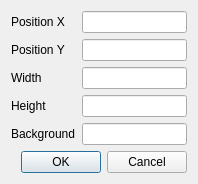
<?xml version="1.0" encoding="UTF-8"?>
<ui version="4.0">
 <class>MetaroomOffset</class>
 <widget class="QDialog" name="MetaroomOffset">
  <property name="geometry">
   <rect>
    <x>0</x>
    <y>0</y>
    <width>198</width>
    <height>180</height>
   </rect>
  </property>
  <property name="windowTitle">
   <string>Dialog</string>
  </property>
  <layout class="QFormLayout" name="formLayout">
   <item row="0" column="0">
    <widget class="QLabel" name="label">
     <property name="text">
      <string>Position X</string>
     </property>
    </widget>
   </item>
   <item row="0" column="1">
    <widget class="QLineEdit" name="posx"/>
   </item>
   <item row="1" column="0">
    <widget class="QLabel" name="label_2">
     <property name="text">
      <string>Position Y</string>
     </property>
    </widget>
   </item>
   <item row="1" column="1">
    <widget class="QLineEdit" name="posy"/>
   </item>
   <item row="2" column="0">
    <widget class="QLabel" name="label_3">
     <property name="text">
      <string>Width</string>
     </property>
    </widget>
   </item>
   <item row="2" column="1">
    <widget class="QLineEdit" name="width">
     <property name="readOnly">
      <bool>true</bool>
     </property>
    </widget>
   </item>
   <item row="3" column="0">
    <widget class="QLabel" name="label_4">
     <property name="text">
      <string>Height</string>
     </property>
    </widget>
   </item>
   <item row="3" column="1">
    <widget class="QLineEdit" name="height">
     <property name="readOnly">
      <bool>true</bool>
     </property>
    </widget>
   </item>
   <item row="4" column="0">
    <widget class="QLabel" name="label_5">
     <property name="text">
      <string>Background</string>
     </property>
    </widget>
   </item>
   <item row="4" column="1">
    <widget class="QLineEdit" name="background"/>
   </item>
   <item row="5" column="0" colspan="2">
    <widget class="QDialogButtonBox" name="buttonBox">
     <property name="orientation">
      <enum>Qt::Horizontal</enum>
     </property>
     <property name="standardButtons">
      <set>QDialogButtonBox::Cancel|QDialogButtonBox::Ok</set>
     </property>
    </widget>
   </item>
  </layout>
 </widget>
 <resources/>
 <connections>
  <connection>
   <sender>buttonBox</sender>
   <signal>accepted()</signal>
   <receiver>MetaroomOffset</receiver>
   <slot>accept()</slot>
   <hints>
    <hint type="sourcelabel">
     <x>248</x>
     <y>254</y>
    </hint>
    <hint type="destinationlabel">
     <x>157</x>
     <y>274</y>
    </hint>
   </hints>
  </connection>
  <connection>
   <sender>buttonBox</sender>
   <signal>rejected()</signal>
   <receiver>MetaroomOffset</receiver>
   <slot>reject()</slot>
   <hints>
    <hint type="sourcelabel">
     <x>316</x>
     <y>260</y>
    </hint>
    <hint type="destinationlabel">
     <x>286</x>
     <y>274</y>
    </hint>
   </hints>
  </connection>
 </connections>
</ui>
